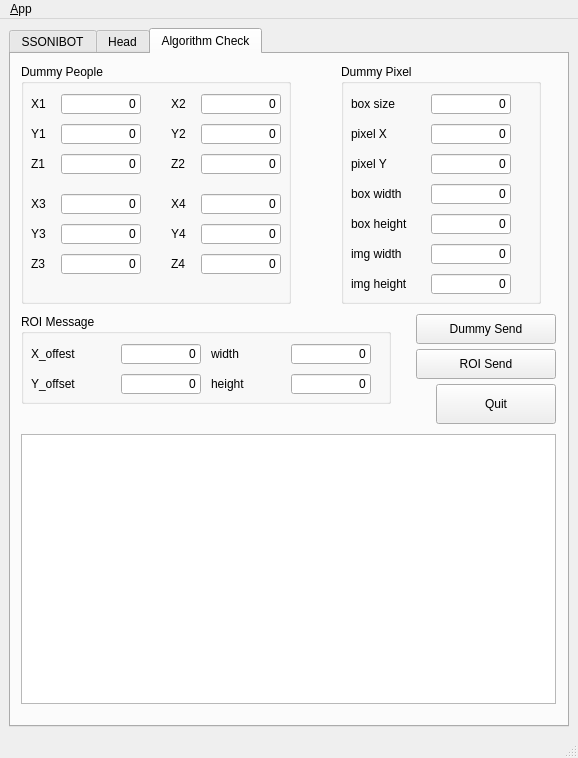
<?xml version="1.0" encoding="UTF-8"?>
<ui version="4.0">
 <class>MainWindowDesign</class>
 <widget class="QMainWindow" name="MainWindowDesign">
  <property name="geometry">
   <rect>
    <x>0</x>
    <y>0</y>
    <width>578</width>
    <height>758</height>
   </rect>
  </property>
  <property name="windowTitle">
   <string>QRosApp</string>
  </property>
  <property name="windowIcon">
   <iconset resource="../resources/images.qrc">
    <normaloff>:/images/icon.png</normaloff>:/images/icon.png</iconset>
  </property>
  <property name="locale">
   <locale language="English" country="Australia"/>
  </property>
  <widget class="QWidget" name="centralwidget">
   <layout class="QHBoxLayout">
    <item>
     <widget class="QTabWidget" name="tab_manager">
      <property name="minimumSize">
       <size>
        <width>100</width>
        <height>0</height>
       </size>
      </property>
      <property name="locale">
       <locale language="English" country="Australia"/>
      </property>
      <property name="currentIndex">
       <number>2</number>
      </property>
      <widget class="QWidget" name="tab">
       <attribute name="title">
        <string>SSONIBOT</string>
       </attribute>
       <widget class="QPushButton" name="base_module">
        <property name="geometry">
         <rect>
          <x>10</x>
          <y>70</y>
          <width>170</width>
          <height>40</height>
         </rect>
        </property>
        <property name="text">
         <string>Base Module</string>
        </property>
       </widget>
       <widget class="QPushButton" name="arm_module">
        <property name="geometry">
         <rect>
          <x>230</x>
          <y>20</y>
          <width>150</width>
          <height>30</height>
         </rect>
        </property>
        <property name="text">
         <string>Arm Module</string>
        </property>
       </widget>
       <widget class="QPushButton" name="head_module">
        <property name="geometry">
         <rect>
          <x>390</x>
          <y>20</y>
          <width>150</width>
          <height>30</height>
         </rect>
        </property>
        <property name="text">
         <string>Head Module</string>
        </property>
       </widget>
       <widget class="QPushButton" name="action_module">
        <property name="geometry">
         <rect>
          <x>10</x>
          <y>170</y>
          <width>170</width>
          <height>40</height>
         </rect>
        </property>
        <property name="text">
         <string>Action Module</string>
        </property>
       </widget>
       <widget class="QPushButton" name="none_module">
        <property name="geometry">
         <rect>
          <x>10</x>
          <y>120</y>
          <width>170</width>
          <height>40</height>
         </rect>
        </property>
        <property name="text">
         <string>None module</string>
        </property>
       </widget>
       <widget class="QListView" name="view_logging">
        <property name="geometry">
         <rect>
          <x>10</x>
          <y>380</y>
          <width>535</width>
          <height>270</height>
         </rect>
        </property>
       </widget>
       <widget class="QPushButton" name="initial_pose">
        <property name="geometry">
         <rect>
          <x>10</x>
          <y>20</y>
          <width>170</width>
          <height>40</height>
         </rect>
        </property>
        <property name="text">
         <string>Initial Pose</string>
        </property>
       </widget>
       <widget class="QPushButton" name="x_plus">
        <property name="geometry">
         <rect>
          <x>250</x>
          <y>60</y>
          <width>40</width>
          <height>40</height>
         </rect>
        </property>
        <property name="text">
         <string>X +</string>
        </property>
       </widget>
       <widget class="QPushButton" name="x_minus">
        <property name="geometry">
         <rect>
          <x>320</x>
          <y>60</y>
          <width>40</width>
          <height>40</height>
         </rect>
        </property>
        <property name="text">
         <string>X -</string>
        </property>
       </widget>
       <widget class="QPushButton" name="y_plus">
        <property name="geometry">
         <rect>
          <x>250</x>
          <y>110</y>
          <width>40</width>
          <height>40</height>
         </rect>
        </property>
        <property name="text">
         <string>Y +</string>
        </property>
       </widget>
       <widget class="QPushButton" name="y_minus">
        <property name="geometry">
         <rect>
          <x>320</x>
          <y>110</y>
          <width>40</width>
          <height>40</height>
         </rect>
        </property>
        <property name="text">
         <string>Y -</string>
        </property>
       </widget>
       <widget class="QPushButton" name="z_minus">
        <property name="geometry">
         <rect>
          <x>320</x>
          <y>160</y>
          <width>40</width>
          <height>40</height>
         </rect>
        </property>
        <property name="text">
         <string>Z -</string>
        </property>
       </widget>
       <widget class="QPushButton" name="z_plus">
        <property name="geometry">
         <rect>
          <x>250</x>
          <y>160</y>
          <width>40</width>
          <height>40</height>
         </rect>
        </property>
        <property name="text">
         <string>Z +</string>
        </property>
       </widget>
       <widget class="QPushButton" name="roll_minus">
        <property name="geometry">
         <rect>
          <x>480</x>
          <y>60</y>
          <width>40</width>
          <height>40</height>
         </rect>
        </property>
        <property name="text">
         <string>R -</string>
        </property>
       </widget>
       <widget class="QPushButton" name="roll_plus">
        <property name="geometry">
         <rect>
          <x>410</x>
          <y>60</y>
          <width>40</width>
          <height>40</height>
         </rect>
        </property>
        <property name="text">
         <string>R +</string>
        </property>
       </widget>
       <widget class="QPushButton" name="pitch_minus">
        <property name="geometry">
         <rect>
          <x>480</x>
          <y>110</y>
          <width>40</width>
          <height>40</height>
         </rect>
        </property>
        <property name="text">
         <string>P -</string>
        </property>
       </widget>
       <widget class="QPushButton" name="yaw_minus">
        <property name="geometry">
         <rect>
          <x>480</x>
          <y>160</y>
          <width>40</width>
          <height>40</height>
         </rect>
        </property>
        <property name="text">
         <string>y-</string>
        </property>
       </widget>
       <widget class="QPushButton" name="yaw_plus">
        <property name="geometry">
         <rect>
          <x>410</x>
          <y>160</y>
          <width>40</width>
          <height>40</height>
         </rect>
        </property>
        <property name="text">
         <string>y+</string>
        </property>
       </widget>
       <widget class="QPushButton" name="pitch_plus">
        <property name="geometry">
         <rect>
          <x>410</x>
          <y>110</y>
          <width>40</width>
          <height>40</height>
         </rect>
        </property>
        <property name="text">
         <string>P +</string>
        </property>
       </widget>
       <widget class="QLineEdit" name="motion_num_line_edit">
        <property name="geometry">
         <rect>
          <x>10</x>
          <y>230</y>
          <width>170</width>
          <height>40</height>
         </rect>
        </property>
       </widget>
       <widget class="QPushButton" name="motion_num_send_button">
        <property name="geometry">
         <rect>
          <x>10</x>
          <y>330</y>
          <width>170</width>
          <height>40</height>
         </rect>
        </property>
        <property name="text">
         <string>Send</string>
        </property>
       </widget>
       <widget class="QPushButton" name="quit">
        <property name="geometry">
         <rect>
          <x>425</x>
          <y>330</y>
          <width>120</width>
          <height>40</height>
         </rect>
        </property>
        <property name="text">
         <string>Quit</string>
        </property>
       </widget>
       <widget class="QPushButton" name="m1">
        <property name="geometry">
         <rect>
          <x>20</x>
          <y>280</y>
          <width>40</width>
          <height>40</height>
         </rect>
        </property>
        <property name="text">
         <string>M1</string>
        </property>
       </widget>
       <widget class="QPushButton" name="m2">
        <property name="geometry">
         <rect>
          <x>75</x>
          <y>280</y>
          <width>40</width>
          <height>40</height>
         </rect>
        </property>
        <property name="text">
         <string>M2</string>
        </property>
       </widget>
       <widget class="QPushButton" name="m3">
        <property name="geometry">
         <rect>
          <x>130</x>
          <y>280</y>
          <width>40</width>
          <height>40</height>
         </rect>
        </property>
        <property name="text">
         <string>M3</string>
        </property>
       </widget>
       <widget class="QPushButton" name="m1_2">
        <property name="geometry">
         <rect>
          <x>230</x>
          <y>230</y>
          <width>150</width>
          <height>40</height>
         </rect>
        </property>
        <property name="text">
         <string>Interaction</string>
        </property>
       </widget>
      </widget>
      <widget class="QWidget" name="tab_3">
       <attribute name="title">
        <string>Head</string>
       </attribute>
       <widget class="QPushButton" name="button_tracking">
        <property name="geometry">
         <rect>
          <x>30</x>
          <y>50</y>
          <width>241</width>
          <height>51</height>
         </rect>
        </property>
        <property name="text">
         <string>Tracking</string>
        </property>
       </widget>
       <widget class="QPushButton" name="button_manual">
        <property name="geometry">
         <rect>
          <x>290</x>
          <y>50</y>
          <width>231</width>
          <height>51</height>
         </rect>
        </property>
        <property name="text">
         <string>Manual</string>
        </property>
       </widget>
       <widget class="QLabel" name="label_yaw">
        <property name="geometry">
         <rect>
          <x>300</x>
          <y>140</y>
          <width>31</width>
          <height>17</height>
         </rect>
        </property>
        <property name="text">
         <string>yaw</string>
        </property>
       </widget>
       <widget class="QTextEdit" name="head_yaw">
        <property name="geometry">
         <rect>
          <x>350</x>
          <y>130</y>
          <width>171</width>
          <height>31</height>
         </rect>
        </property>
       </widget>
       <widget class="QLabel" name="label_pitch">
        <property name="geometry">
         <rect>
          <x>300</x>
          <y>180</y>
          <width>41</width>
          <height>17</height>
         </rect>
        </property>
        <property name="text">
         <string>pitch</string>
        </property>
       </widget>
       <widget class="QTextEdit" name="head_pitch">
        <property name="geometry">
         <rect>
          <x>350</x>
          <y>170</y>
          <width>171</width>
          <height>31</height>
         </rect>
        </property>
       </widget>
       <widget class="QTextEdit" name="head_roll">
        <property name="geometry">
         <rect>
          <x>350</x>
          <y>210</y>
          <width>171</width>
          <height>31</height>
         </rect>
        </property>
       </widget>
       <widget class="QLabel" name="label_roll">
        <property name="geometry">
         <rect>
          <x>300</x>
          <y>220</y>
          <width>41</width>
          <height>17</height>
         </rect>
        </property>
        <property name="text">
         <string>roll</string>
        </property>
       </widget>
       <widget class="QPushButton" name="button_manual_send">
        <property name="geometry">
         <rect>
          <x>380</x>
          <y>260</y>
          <width>141</width>
          <height>31</height>
         </rect>
        </property>
        <property name="text">
         <string>Send Manual</string>
        </property>
       </widget>
       <widget class="QPushButton" name="quit_2">
        <property name="geometry">
         <rect>
          <x>425</x>
          <y>330</y>
          <width>120</width>
          <height>40</height>
         </rect>
        </property>
        <property name="text">
         <string>Quit</string>
        </property>
       </widget>
       <widget class="QListView" name="view_logging_2">
        <property name="geometry">
         <rect>
          <x>10</x>
          <y>380</y>
          <width>535</width>
          <height>270</height>
         </rect>
        </property>
       </widget>
      </widget>
      <widget class="QWidget" name="tab_2">
       <attribute name="title">
        <string>Algorithm Check</string>
       </attribute>
       <widget class="QGroupBox" name="groupBox_2">
        <property name="geometry">
         <rect>
          <x>10</x>
          <y>10</y>
          <width>270</width>
          <height>240</height>
         </rect>
        </property>
        <property name="title">
         <string>Dummy People</string>
        </property>
        <widget class="QLineEdit" name="people_x1_line_edit">
         <property name="geometry">
          <rect>
           <x>40</x>
           <y>30</y>
           <width>80</width>
           <height>20</height>
          </rect>
         </property>
         <property name="text">
          <string>0</string>
         </property>
         <property name="alignment">
          <set>Qt::AlignRight|Qt::AlignTrailing|Qt::AlignVCenter</set>
         </property>
        </widget>
        <widget class="QLabel" name="label_4">
         <property name="geometry">
          <rect>
           <x>10</x>
           <y>30</y>
           <width>30</width>
           <height>20</height>
          </rect>
         </property>
         <property name="text">
          <string>X1</string>
         </property>
        </widget>
        <widget class="QLabel" name="label_5">
         <property name="geometry">
          <rect>
           <x>10</x>
           <y>60</y>
           <width>30</width>
           <height>20</height>
          </rect>
         </property>
         <property name="text">
          <string>Y1</string>
         </property>
        </widget>
        <widget class="QLabel" name="label_6">
         <property name="geometry">
          <rect>
           <x>10</x>
           <y>90</y>
           <width>30</width>
           <height>20</height>
          </rect>
         </property>
         <property name="text">
          <string>Z1</string>
         </property>
        </widget>
        <widget class="QLineEdit" name="people_y1_line_edit">
         <property name="geometry">
          <rect>
           <x>40</x>
           <y>60</y>
           <width>80</width>
           <height>20</height>
          </rect>
         </property>
         <property name="text">
          <string>0</string>
         </property>
         <property name="alignment">
          <set>Qt::AlignRight|Qt::AlignTrailing|Qt::AlignVCenter</set>
         </property>
        </widget>
        <widget class="QLineEdit" name="people_z1_line_edit">
         <property name="geometry">
          <rect>
           <x>40</x>
           <y>90</y>
           <width>80</width>
           <height>20</height>
          </rect>
         </property>
         <property name="text">
          <string>0</string>
         </property>
         <property name="cursorPosition">
          <number>1</number>
         </property>
         <property name="alignment">
          <set>Qt::AlignRight|Qt::AlignTrailing|Qt::AlignVCenter</set>
         </property>
        </widget>
        <widget class="QLineEdit" name="people_y2_line_edit">
         <property name="geometry">
          <rect>
           <x>180</x>
           <y>60</y>
           <width>80</width>
           <height>20</height>
          </rect>
         </property>
         <property name="text">
          <string>0</string>
         </property>
         <property name="alignment">
          <set>Qt::AlignRight|Qt::AlignTrailing|Qt::AlignVCenter</set>
         </property>
        </widget>
        <widget class="QLabel" name="label_7">
         <property name="geometry">
          <rect>
           <x>150</x>
           <y>60</y>
           <width>30</width>
           <height>20</height>
          </rect>
         </property>
         <property name="text">
          <string>Y2</string>
         </property>
        </widget>
        <widget class="QLabel" name="label_8">
         <property name="geometry">
          <rect>
           <x>150</x>
           <y>30</y>
           <width>30</width>
           <height>20</height>
          </rect>
         </property>
         <property name="text">
          <string>X2</string>
         </property>
        </widget>
        <widget class="QLineEdit" name="people_x2_line_edit">
         <property name="geometry">
          <rect>
           <x>180</x>
           <y>30</y>
           <width>80</width>
           <height>20</height>
          </rect>
         </property>
         <property name="text">
          <string>0</string>
         </property>
         <property name="alignment">
          <set>Qt::AlignRight|Qt::AlignTrailing|Qt::AlignVCenter</set>
         </property>
        </widget>
        <widget class="QLineEdit" name="people_z2_line_edit">
         <property name="geometry">
          <rect>
           <x>180</x>
           <y>90</y>
           <width>80</width>
           <height>20</height>
          </rect>
         </property>
         <property name="text">
          <string>0</string>
         </property>
         <property name="alignment">
          <set>Qt::AlignRight|Qt::AlignTrailing|Qt::AlignVCenter</set>
         </property>
        </widget>
        <widget class="QLabel" name="label_9">
         <property name="geometry">
          <rect>
           <x>150</x>
           <y>90</y>
           <width>30</width>
           <height>20</height>
          </rect>
         </property>
         <property name="text">
          <string>Z2</string>
         </property>
        </widget>
        <widget class="QLabel" name="label_10">
         <property name="geometry">
          <rect>
           <x>10</x>
           <y>160</y>
           <width>30</width>
           <height>20</height>
          </rect>
         </property>
         <property name="text">
          <string>Y3</string>
         </property>
        </widget>
        <widget class="QLabel" name="label_11">
         <property name="geometry">
          <rect>
           <x>10</x>
           <y>130</y>
           <width>30</width>
           <height>20</height>
          </rect>
         </property>
         <property name="text">
          <string>X3</string>
         </property>
        </widget>
        <widget class="QLineEdit" name="people_y3_line_edit">
         <property name="geometry">
          <rect>
           <x>40</x>
           <y>160</y>
           <width>80</width>
           <height>20</height>
          </rect>
         </property>
         <property name="text">
          <string>0</string>
         </property>
         <property name="alignment">
          <set>Qt::AlignRight|Qt::AlignTrailing|Qt::AlignVCenter</set>
         </property>
        </widget>
        <widget class="QLabel" name="label_12">
         <property name="geometry">
          <rect>
           <x>10</x>
           <y>190</y>
           <width>30</width>
           <height>20</height>
          </rect>
         </property>
         <property name="text">
          <string>Z3</string>
         </property>
        </widget>
        <widget class="QLineEdit" name="people_x3_line_edit">
         <property name="geometry">
          <rect>
           <x>40</x>
           <y>130</y>
           <width>80</width>
           <height>20</height>
          </rect>
         </property>
         <property name="text">
          <string>0</string>
         </property>
         <property name="alignment">
          <set>Qt::AlignRight|Qt::AlignTrailing|Qt::AlignVCenter</set>
         </property>
        </widget>
        <widget class="QLineEdit" name="people_z3_line_edit">
         <property name="geometry">
          <rect>
           <x>40</x>
           <y>190</y>
           <width>80</width>
           <height>20</height>
          </rect>
         </property>
         <property name="text">
          <string>0</string>
         </property>
         <property name="alignment">
          <set>Qt::AlignRight|Qt::AlignTrailing|Qt::AlignVCenter</set>
         </property>
        </widget>
        <widget class="QLineEdit" name="people_y4_line_edit">
         <property name="geometry">
          <rect>
           <x>180</x>
           <y>160</y>
           <width>80</width>
           <height>20</height>
          </rect>
         </property>
         <property name="text">
          <string>0</string>
         </property>
         <property name="alignment">
          <set>Qt::AlignRight|Qt::AlignTrailing|Qt::AlignVCenter</set>
         </property>
        </widget>
        <widget class="QLabel" name="label_13">
         <property name="geometry">
          <rect>
           <x>150</x>
           <y>130</y>
           <width>30</width>
           <height>20</height>
          </rect>
         </property>
         <property name="text">
          <string>X4</string>
         </property>
        </widget>
        <widget class="QLabel" name="label_14">
         <property name="geometry">
          <rect>
           <x>150</x>
           <y>160</y>
           <width>30</width>
           <height>20</height>
          </rect>
         </property>
         <property name="text">
          <string>Y4</string>
         </property>
        </widget>
        <widget class="QLabel" name="label_15">
         <property name="geometry">
          <rect>
           <x>150</x>
           <y>190</y>
           <width>30</width>
           <height>20</height>
          </rect>
         </property>
         <property name="text">
          <string>Z4</string>
         </property>
        </widget>
        <widget class="QLineEdit" name="people_z4_line_edit">
         <property name="geometry">
          <rect>
           <x>180</x>
           <y>190</y>
           <width>80</width>
           <height>20</height>
          </rect>
         </property>
         <property name="text">
          <string>0</string>
         </property>
         <property name="alignment">
          <set>Qt::AlignRight|Qt::AlignTrailing|Qt::AlignVCenter</set>
         </property>
        </widget>
        <widget class="QLineEdit" name="people_x4_line_edit">
         <property name="geometry">
          <rect>
           <x>180</x>
           <y>130</y>
           <width>80</width>
           <height>20</height>
          </rect>
         </property>
         <property name="text">
          <string>0</string>
         </property>
         <property name="alignment">
          <set>Qt::AlignRight|Qt::AlignTrailing|Qt::AlignVCenter</set>
         </property>
        </widget>
       </widget>
       <widget class="QPushButton" name="dummy_send_button">
        <property name="geometry">
         <rect>
          <x>405</x>
          <y>260</y>
          <width>140</width>
          <height>30</height>
         </rect>
        </property>
        <property name="text">
         <string>Dummy Send</string>
        </property>
       </widget>
       <widget class="QGroupBox" name="groupBox_3">
        <property name="geometry">
         <rect>
          <x>330</x>
          <y>10</y>
          <width>200</width>
          <height>240</height>
         </rect>
        </property>
        <property name="title">
         <string>Dummy Pixel</string>
        </property>
        <widget class="QLabel" name="label_16">
         <property name="geometry">
          <rect>
           <x>10</x>
           <y>30</y>
           <width>60</width>
           <height>20</height>
          </rect>
         </property>
         <property name="text">
          <string>box size</string>
         </property>
        </widget>
        <widget class="QLineEdit" name="box_size_line_edit">
         <property name="geometry">
          <rect>
           <x>90</x>
           <y>30</y>
           <width>80</width>
           <height>20</height>
          </rect>
         </property>
         <property name="text">
          <string>0</string>
         </property>
         <property name="alignment">
          <set>Qt::AlignRight|Qt::AlignTrailing|Qt::AlignVCenter</set>
         </property>
        </widget>
        <widget class="QLabel" name="label_17">
         <property name="geometry">
          <rect>
           <x>10</x>
           <y>60</y>
           <width>60</width>
           <height>20</height>
          </rect>
         </property>
         <property name="text">
          <string>pixel X</string>
         </property>
        </widget>
        <widget class="QLineEdit" name="pixel_x_line_edit">
         <property name="geometry">
          <rect>
           <x>90</x>
           <y>60</y>
           <width>80</width>
           <height>20</height>
          </rect>
         </property>
         <property name="text">
          <string>0</string>
         </property>
         <property name="alignment">
          <set>Qt::AlignRight|Qt::AlignTrailing|Qt::AlignVCenter</set>
         </property>
        </widget>
        <widget class="QLabel" name="label_18">
         <property name="geometry">
          <rect>
           <x>10</x>
           <y>90</y>
           <width>60</width>
           <height>20</height>
          </rect>
         </property>
         <property name="text">
          <string>pixel Y</string>
         </property>
        </widget>
        <widget class="QLineEdit" name="pixel_y_line_edit">
         <property name="geometry">
          <rect>
           <x>90</x>
           <y>90</y>
           <width>80</width>
           <height>20</height>
          </rect>
         </property>
         <property name="text">
          <string>0</string>
         </property>
         <property name="alignment">
          <set>Qt::AlignRight|Qt::AlignTrailing|Qt::AlignVCenter</set>
         </property>
        </widget>
        <widget class="QLabel" name="label_19">
         <property name="geometry">
          <rect>
           <x>10</x>
           <y>120</y>
           <width>80</width>
           <height>20</height>
          </rect>
         </property>
         <property name="text">
          <string>box width</string>
         </property>
        </widget>
        <widget class="QLabel" name="label_20">
         <property name="geometry">
          <rect>
           <x>10</x>
           <y>150</y>
           <width>80</width>
           <height>20</height>
          </rect>
         </property>
         <property name="text">
          <string>box height</string>
         </property>
        </widget>
        <widget class="QLineEdit" name="box_width_line_edit">
         <property name="geometry">
          <rect>
           <x>90</x>
           <y>120</y>
           <width>80</width>
           <height>20</height>
          </rect>
         </property>
         <property name="text">
          <string>0</string>
         </property>
         <property name="alignment">
          <set>Qt::AlignRight|Qt::AlignTrailing|Qt::AlignVCenter</set>
         </property>
        </widget>
        <widget class="QLineEdit" name="box_height_line_edit">
         <property name="geometry">
          <rect>
           <x>90</x>
           <y>150</y>
           <width>80</width>
           <height>20</height>
          </rect>
         </property>
         <property name="text">
          <string>0</string>
         </property>
         <property name="alignment">
          <set>Qt::AlignRight|Qt::AlignTrailing|Qt::AlignVCenter</set>
         </property>
        </widget>
        <widget class="QLabel" name="label_21">
         <property name="geometry">
          <rect>
           <x>10</x>
           <y>180</y>
           <width>80</width>
           <height>20</height>
          </rect>
         </property>
         <property name="text">
          <string>img width</string>
         </property>
        </widget>
        <widget class="QLabel" name="label_22">
         <property name="geometry">
          <rect>
           <x>10</x>
           <y>210</y>
           <width>80</width>
           <height>20</height>
          </rect>
         </property>
         <property name="text">
          <string>img height</string>
         </property>
        </widget>
        <widget class="QLineEdit" name="img_width_line_edit">
         <property name="geometry">
          <rect>
           <x>90</x>
           <y>180</y>
           <width>80</width>
           <height>20</height>
          </rect>
         </property>
         <property name="text">
          <string>0</string>
         </property>
         <property name="alignment">
          <set>Qt::AlignRight|Qt::AlignTrailing|Qt::AlignVCenter</set>
         </property>
        </widget>
        <widget class="QLineEdit" name="img_height_line_edit">
         <property name="geometry">
          <rect>
           <x>90</x>
           <y>210</y>
           <width>80</width>
           <height>20</height>
          </rect>
         </property>
         <property name="text">
          <string>0</string>
         </property>
         <property name="alignment">
          <set>Qt::AlignRight|Qt::AlignTrailing|Qt::AlignVCenter</set>
         </property>
        </widget>
       </widget>
       <widget class="QPushButton" name="quit_3">
        <property name="geometry">
         <rect>
          <x>425</x>
          <y>330</y>
          <width>120</width>
          <height>40</height>
         </rect>
        </property>
        <property name="text">
         <string>Quit</string>
        </property>
       </widget>
       <widget class="QListView" name="view_logging_3">
        <property name="geometry">
         <rect>
          <x>10</x>
          <y>380</y>
          <width>535</width>
          <height>270</height>
         </rect>
        </property>
       </widget>
       <widget class="QGroupBox" name="groupBox_4">
        <property name="geometry">
         <rect>
          <x>10</x>
          <y>260</y>
          <width>370</width>
          <height>90</height>
         </rect>
        </property>
        <property name="title">
         <string>ROI Message</string>
        </property>
        <widget class="QLineEdit" name="roi_x_offset">
         <property name="geometry">
          <rect>
           <x>100</x>
           <y>30</y>
           <width>80</width>
           <height>20</height>
          </rect>
         </property>
         <property name="text">
          <string>0</string>
         </property>
         <property name="alignment">
          <set>Qt::AlignRight|Qt::AlignTrailing|Qt::AlignVCenter</set>
         </property>
        </widget>
        <widget class="QLabel" name="label_23">
         <property name="geometry">
          <rect>
           <x>10</x>
           <y>30</y>
           <width>80</width>
           <height>20</height>
          </rect>
         </property>
         <property name="text">
          <string>X_offest</string>
         </property>
        </widget>
        <widget class="QLabel" name="label_24">
         <property name="geometry">
          <rect>
           <x>10</x>
           <y>60</y>
           <width>80</width>
           <height>20</height>
          </rect>
         </property>
         <property name="text">
          <string>Y_offset</string>
         </property>
        </widget>
        <widget class="QLabel" name="label_25">
         <property name="geometry">
          <rect>
           <x>190</x>
           <y>30</y>
           <width>80</width>
           <height>20</height>
          </rect>
         </property>
         <property name="text">
          <string>width</string>
         </property>
        </widget>
        <widget class="QLineEdit" name="roi_y_offset">
         <property name="geometry">
          <rect>
           <x>100</x>
           <y>60</y>
           <width>80</width>
           <height>20</height>
          </rect>
         </property>
         <property name="text">
          <string>0</string>
         </property>
         <property name="alignment">
          <set>Qt::AlignRight|Qt::AlignTrailing|Qt::AlignVCenter</set>
         </property>
        </widget>
        <widget class="QLineEdit" name="roi_height">
         <property name="geometry">
          <rect>
           <x>270</x>
           <y>60</y>
           <width>80</width>
           <height>20</height>
          </rect>
         </property>
         <property name="text">
          <string>0</string>
         </property>
         <property name="cursorPosition">
          <number>1</number>
         </property>
         <property name="alignment">
          <set>Qt::AlignRight|Qt::AlignTrailing|Qt::AlignVCenter</set>
         </property>
        </widget>
        <widget class="QLabel" name="label_26">
         <property name="geometry">
          <rect>
           <x>190</x>
           <y>60</y>
           <width>80</width>
           <height>20</height>
          </rect>
         </property>
         <property name="text">
          <string>height</string>
         </property>
        </widget>
        <widget class="QLineEdit" name="roi_width">
         <property name="geometry">
          <rect>
           <x>270</x>
           <y>30</y>
           <width>80</width>
           <height>20</height>
          </rect>
         </property>
         <property name="text">
          <string>0</string>
         </property>
         <property name="alignment">
          <set>Qt::AlignRight|Qt::AlignTrailing|Qt::AlignVCenter</set>
         </property>
        </widget>
       </widget>
       <widget class="QPushButton" name="roi_send_button">
        <property name="geometry">
         <rect>
          <x>405</x>
          <y>295</y>
          <width>140</width>
          <height>30</height>
         </rect>
        </property>
        <property name="text">
         <string>ROI Send</string>
        </property>
       </widget>
      </widget>
     </widget>
    </item>
   </layout>
  </widget>
  <widget class="QMenuBar" name="menubar">
   <property name="geometry">
    <rect>
     <x>0</x>
     <y>0</y>
     <width>578</width>
     <height>25</height>
    </rect>
   </property>
   <widget class="QMenu" name="menu_File">
    <property name="title">
     <string>&amp;App</string>
    </property>
    <addaction name="action_Preferences"/>
    <addaction name="separator"/>
    <addaction name="actionAbout"/>
    <addaction name="actionAbout_Qt"/>
    <addaction name="separator"/>
    <addaction name="action_Quit"/>
   </widget>
   <addaction name="menu_File"/>
  </widget>
  <widget class="QStatusBar" name="statusbar"/>
  <action name="action_Quit">
   <property name="text">
    <string>&amp;Quit</string>
   </property>
   <property name="shortcut">
    <string>Ctrl+Q</string>
   </property>
   <property name="shortcutContext">
    <enum>Qt::ApplicationShortcut</enum>
   </property>
  </action>
  <action name="action_Preferences">
   <property name="text">
    <string>&amp;Preferences</string>
   </property>
  </action>
  <action name="actionAbout">
   <property name="text">
    <string>&amp;About</string>
   </property>
  </action>
  <action name="actionAbout_Qt">
   <property name="text">
    <string>About &amp;Qt</string>
   </property>
  </action>
 </widget>
 <resources>
  <include location="../resources/images.qrc"/>
 </resources>
 <connections>
  <connection>
   <sender>quit</sender>
   <signal>clicked(bool)</signal>
   <receiver>MainWindowDesign</receiver>
   <slot>close()</slot>
   <hints>
    <hint type="sourcelabel">
     <x>495</x>
     <y>414</y>
    </hint>
    <hint type="destinationlabel">
     <x>288</x>
     <y>378</y>
    </hint>
   </hints>
  </connection>
  <connection>
   <sender>quit_3</sender>
   <signal>clicked(bool)</signal>
   <receiver>MainWindowDesign</receiver>
   <slot>close()</slot>
   <hints>
    <hint type="sourcelabel">
     <x>495</x>
     <y>414</y>
    </hint>
    <hint type="destinationlabel">
     <x>288</x>
     <y>378</y>
    </hint>
   </hints>
  </connection>
  <connection>
   <sender>quit_2</sender>
   <signal>clicked(bool)</signal>
   <receiver>MainWindowDesign</receiver>
   <slot>close()</slot>
   <hints>
    <hint type="sourcelabel">
     <x>495</x>
     <y>414</y>
    </hint>
    <hint type="destinationlabel">
     <x>288</x>
     <y>378</y>
    </hint>
   </hints>
  </connection>
 </connections>
</ui>
